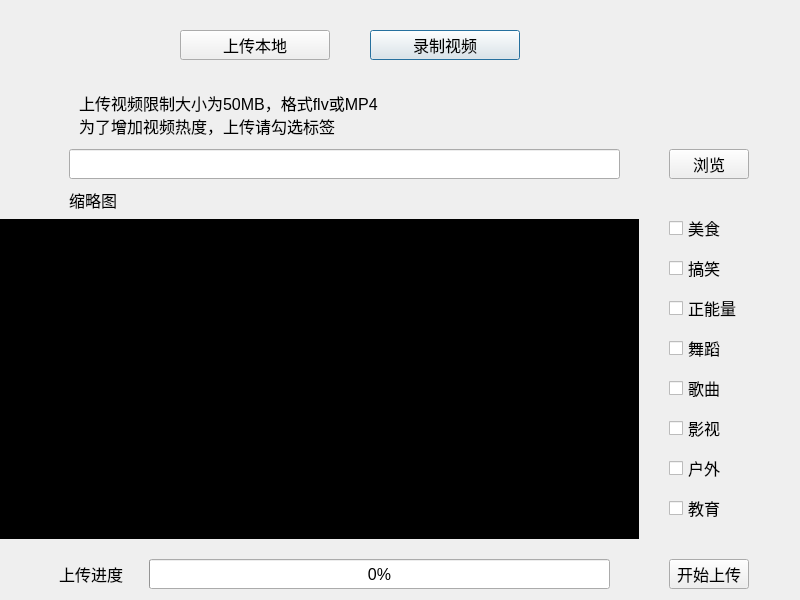
<?xml version="1.0" encoding="UTF-8"?>
<ui version="4.0">
 <class>UploadDialog</class>
 <widget class="QDialog" name="UploadDialog">
  <property name="geometry">
   <rect>
    <x>0</x>
    <y>0</y>
    <width>800</width>
    <height>600</height>
   </rect>
  </property>
  <property name="font">
   <font>
    <pointsize>12</pointsize>
   </font>
  </property>
  <property name="windowTitle">
   <string>Dialog</string>
  </property>
  <widget class="QPushButton" name="pb_page2">
   <property name="geometry">
    <rect>
     <x>370</x>
     <y>30</y>
     <width>150</width>
     <height>30</height>
    </rect>
   </property>
   <property name="text">
    <string>录制视频</string>
   </property>
  </widget>
  <widget class="QPushButton" name="pb_page1">
   <property name="geometry">
    <rect>
     <x>180</x>
     <y>30</y>
     <width>150</width>
     <height>30</height>
    </rect>
   </property>
   <property name="text">
    <string>上传本地</string>
   </property>
  </widget>
  <widget class="QStackedWidget" name="sw_page">
   <property name="geometry">
    <rect>
     <x>-1</x>
     <y>79</y>
     <width>801</width>
     <height>521</height>
    </rect>
   </property>
   <property name="currentIndex">
    <number>0</number>
   </property>
   <widget class="QWidget" name="page1">
    <widget class="QLabel" name="lb_introduce">
     <property name="geometry">
      <rect>
       <x>80</x>
       <y>10</y>
       <width>371</width>
       <height>51</height>
      </rect>
     </property>
     <property name="text">
      <string>上传视频限制大小为50MB，格式flv或MP4
为了增加视频热度，上传请勾选标签</string>
     </property>
    </widget>
    <widget class="QLineEdit" name="le_path">
     <property name="geometry">
      <rect>
       <x>70</x>
       <y>70</y>
       <width>551</width>
       <height>30</height>
      </rect>
     </property>
     <property name="readOnly">
      <bool>true</bool>
     </property>
    </widget>
    <widget class="QPushButton" name="pb_view">
     <property name="geometry">
      <rect>
       <x>670</x>
       <y>70</y>
       <width>80</width>
       <height>30</height>
      </rect>
     </property>
     <property name="text">
      <string>浏览</string>
     </property>
    </widget>
    <widget class="QLabel" name="lb_jpg">
     <property name="geometry">
      <rect>
       <x>70</x>
       <y>110</y>
       <width>51</width>
       <height>21</height>
      </rect>
     </property>
     <property name="text">
      <string>缩略图</string>
     </property>
    </widget>
    <widget class="QLabel" name="lb_process">
     <property name="geometry">
      <rect>
       <x>60</x>
       <y>480</y>
       <width>71</width>
       <height>30</height>
      </rect>
     </property>
     <property name="text">
      <string>上传进度</string>
     </property>
    </widget>
    <widget class="QProgressBar" name="pgb_upload">
     <property name="geometry">
      <rect>
       <x>150</x>
       <y>480</y>
       <width>461</width>
       <height>30</height>
      </rect>
     </property>
     <property name="value">
      <number>0</number>
     </property>
    </widget>
    <widget class="QPushButton" name="pb_beginupload">
     <property name="geometry">
      <rect>
       <x>670</x>
       <y>480</y>
       <width>80</width>
       <height>30</height>
      </rect>
     </property>
     <property name="text">
      <string>开始上传</string>
     </property>
    </widget>
    <widget class="QCheckBox" name="cb_food">
     <property name="geometry">
      <rect>
       <x>670</x>
       <y>140</y>
       <width>73</width>
       <height>18</height>
      </rect>
     </property>
     <property name="text">
      <string>美食</string>
     </property>
    </widget>
    <widget class="QCheckBox" name="cb_funny">
     <property name="geometry">
      <rect>
       <x>670</x>
       <y>180</y>
       <width>73</width>
       <height>18</height>
      </rect>
     </property>
     <property name="text">
      <string>搞笑</string>
     </property>
    </widget>
    <widget class="QCheckBox" name="cb_ennegy">
     <property name="geometry">
      <rect>
       <x>670</x>
       <y>220</y>
       <width>73</width>
       <height>18</height>
      </rect>
     </property>
     <property name="text">
      <string>正能量</string>
     </property>
    </widget>
    <widget class="QCheckBox" name="cb_dance">
     <property name="geometry">
      <rect>
       <x>670</x>
       <y>260</y>
       <width>73</width>
       <height>18</height>
      </rect>
     </property>
     <property name="text">
      <string>舞蹈</string>
     </property>
    </widget>
    <widget class="QCheckBox" name="cb_music">
     <property name="geometry">
      <rect>
       <x>670</x>
       <y>300</y>
       <width>73</width>
       <height>18</height>
      </rect>
     </property>
     <property name="text">
      <string>歌曲</string>
     </property>
    </widget>
    <widget class="QCheckBox" name="cb_video">
     <property name="geometry">
      <rect>
       <x>670</x>
       <y>340</y>
       <width>73</width>
       <height>18</height>
      </rect>
     </property>
     <property name="text">
      <string>影视</string>
     </property>
    </widget>
    <widget class="QCheckBox" name="cb_outside">
     <property name="geometry">
      <rect>
       <x>670</x>
       <y>380</y>
       <width>73</width>
       <height>18</height>
      </rect>
     </property>
     <property name="text">
      <string>户外</string>
     </property>
    </widget>
    <widget class="QCheckBox" name="cb_edu">
     <property name="geometry">
      <rect>
       <x>670</x>
       <y>420</y>
       <width>73</width>
       <height>18</height>
      </rect>
     </property>
     <property name="text">
      <string>教育</string>
     </property>
    </widget>
    <widget class="QLabel" name="lb_gif">
     <property name="geometry">
      <rect>
       <x>0</x>
       <y>140</y>
       <width>640</width>
       <height>320</height>
      </rect>
     </property>
     <property name="styleSheet">
      <string notr="true">background-color: rgb(0, 0, 0);</string>
     </property>
     <property name="text">
      <string/>
     </property>
     <property name="alignment">
      <set>Qt::AlignCenter</set>
     </property>
    </widget>
   </widget>
   <widget class="QWidget" name="page2"/>
  </widget>
 </widget>
 <resources/>
 <connections/>
</ui>
